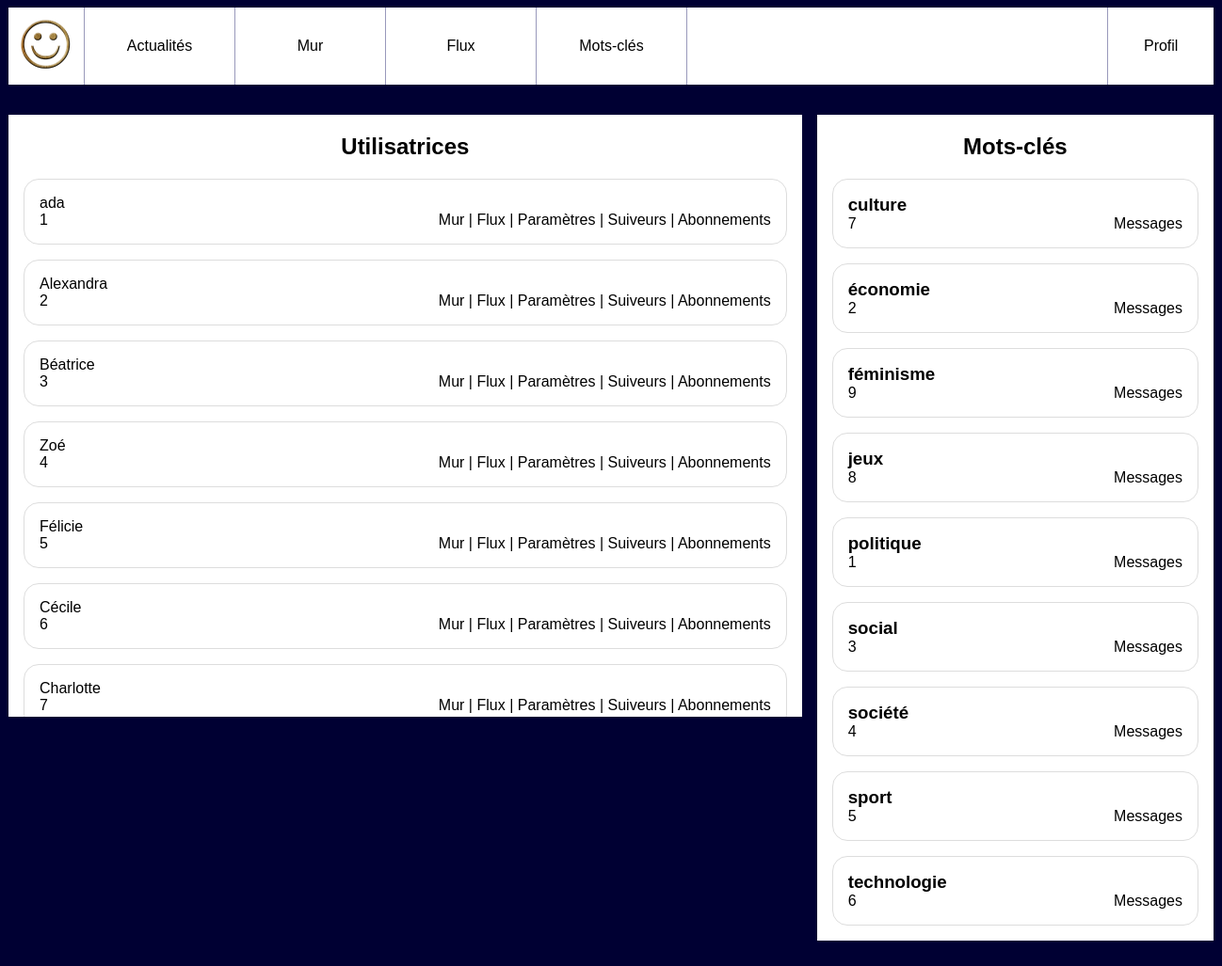
Before: /pages/admin.php with the older database file.
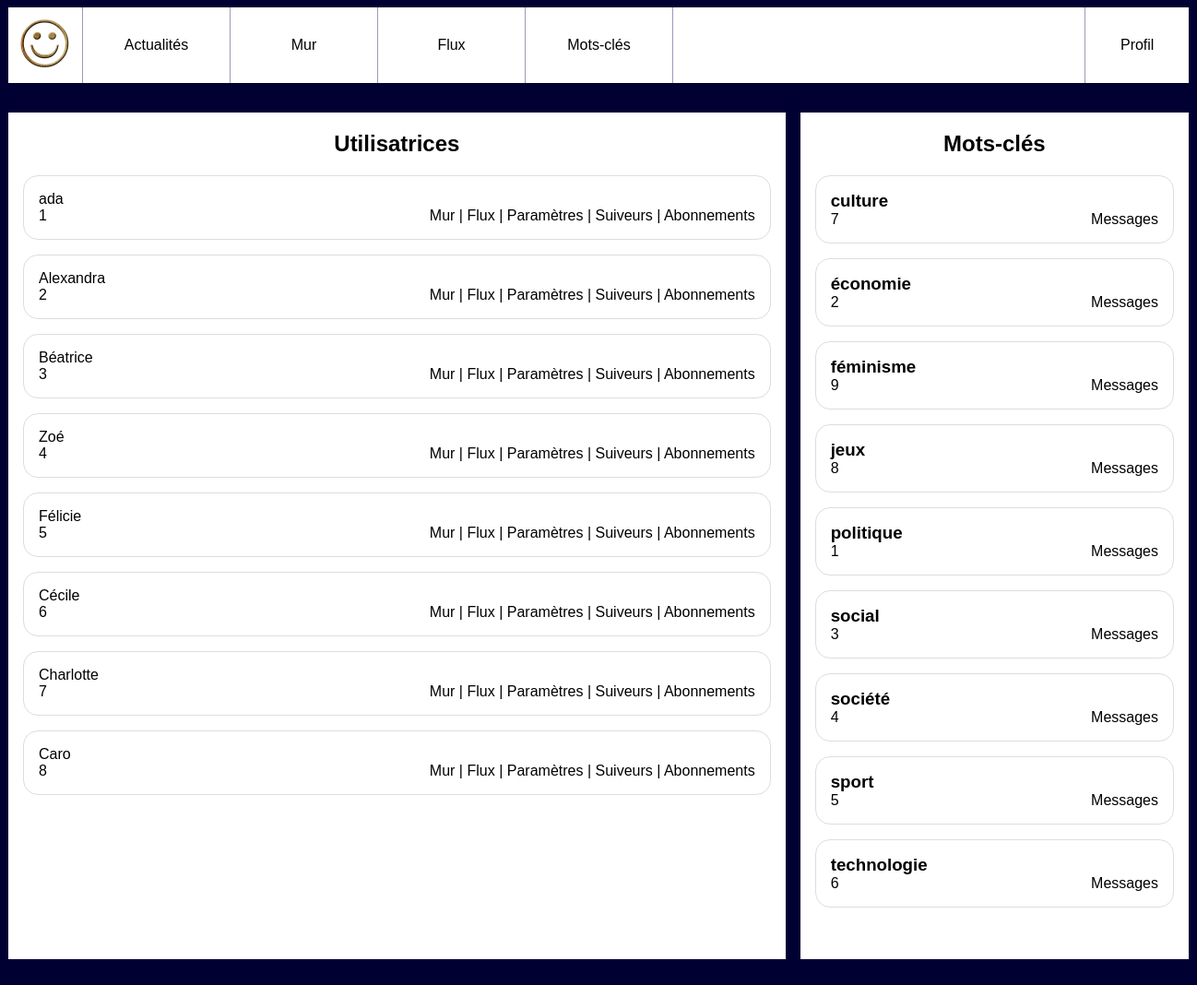
After: the same page with the newer database file.
### tables this page shows
CREATE TABLE `tags` (
  `id` int(10) UNSIGNED NOT NULL,
  `label` varchar(255) NOT NULL
);

CREATE TABLE `users` (
  `id` int(10) UNSIGNED NOT NULL,
  `email` varchar(255) NOT NULL,
  `password` varchar(255) NOT NULL,
  `alias` varchar(255) NOT NULL
);

### pages/admin.php (the view, shortened to what this page needs)
<!doctype html>
<html lang="fr">
    <head>
        <link rel="stylesheet" href="style.css"/>
    </head>
    <body>
    <header>
            <img src="resoc.jpg" alt="Logo de notre réseau social"/>
            <nav id="menu">
                <a href="news.php">Actualités</a>
                <a href="wall.php?user_id=<?php echo $_SESSION['connected_id']?>">Mur</a>
                <a href="feed.php?user_id=<?php echo $_SESSION['connected_id']?>">Flux</a>
                <a href="tags.php?tag_id=1">Mots-clés</a>
            </nav>
            <nav id="user">
                <a href="#">Profil</a>
            </nav>
        </header>
        <?php
        $mysqli = new mysqli("localhost:8889", "root", "root", "socialnetwork");
        ?>
        <div id="wrapper" class='admin'>
            <aside>
                <h2>Mots-clés</h2>
                <?php
                $laQuestionEnSql = "SELECT * FROM `tags` LIMIT 50";
                $lesInformations = $mysqli->query($laQuestionEnSql);
                while ($tag = $lesInformations->fetch_assoc())
                {
                    ?>
                    <article>
                        <h3><?php echo $tag['label']?></h3>
                        <p><?php echo $tag['id']?></p>
                        <nav>
                            <a href="tags.php?tag_id=<?php echo $tag['id']?>">Messages</a>
                        </nav>
                    </article>
                <?php } ?>
            </aside>
            <main>
                <h2>Utilisatrices</h2>
                <?php
                $laQuestionEnSql = "SELECT * FROM `users` LIMIT 50";
                $lesInformations = $mysqli->query($laQuestionEnSql);
                while ($tag = $lesInformations->fetch_assoc())
                {
                    ?>
                    <article>
                        <h3><?php echo $tag['alias']?></h3>
                        <p><?php echo $tag['id']?></p>
                        <nav>
                            <a href="wall.php?user_id=<?php echo $tag['id']?>">Mur</a>
                            | <a href="feed.php?user_id=<?php echo $tag['id']?>">Flux</a>
                            | <a href="settings.php?user_id=<?php echo $tag['id']?>">Paramètres</a>
                            | <a href="followers.php?user_id=<?php echo $tag['id']?>">Suiveurs</a>
                            | <a href="subscriptions.php?user_id=<?php echo $tag['id']?>">Abonnements</a>
                        </nav>
                    </article>
                <?php } ?>
            </main>
        </div>
    </body>
</html>

### pages/style.css (style rules this page uses)
body { background-color: #003; font-family: Arial; }
a { text-decoration: none; color:black; }
body>header { background-color: #fff; display:flex; width:80em; margin:0 auto 2em auto; padding:0; }
body>header img { height:5em; }
body>header #menu { display:flex; width:50%; align-items: stretch; border-left: 1px solid #99b; }
body>header #menu a { flex:1; text-align: center; padding-top:2em; border-right: 1px solid #99b; }
body>header #user { margin-left: auto; flex:0.2; border-left: 1px solid #99b; }
body>header #user>a { display:block; text-align: center; padding:2em 0; width:100%; }
#wrapper { display:flex; width:80em; margin:0 auto 2em auto; }
#wrapper aside { background-color: #fff; flex:1; padding:1em; border-radius: 1em; }
#wrapper main { flex:3; padding-left:1em; height: 80vh; overflow-y: scroll; }
#wrapper main article { background-color: #fff; padding:1em; margin-bottom: 1em ; border-radius: 1em; }
#wrapper main article h3 { margin:0; padding:0; font-weight: normal; font-size:1em; }
#wrapper main article p { margin:0; }
#wrapper.admin { flex-direction: row-reverse }
#wrapper.admin aside { flex:1;margin-left:1em;border-radius:0;padding:0; }
#wrapper.admin main { flex:2;background-color: #fff;border-radius: 0;padding:0; }
#wrapper.admin h2 { text-align: center; }
#wrapper.admin h3 { margin:0; }
#wrapper.admin nav { text-align: right; }
#wrapper.admin article { border:1px solid #ddd;border-radius: 1em;padding:1em;margin:1em; }
#wrapper.admin article p { float:left;margin:0; }

Changed rows visible on the page:
added users: alias "Caro", id "8"
